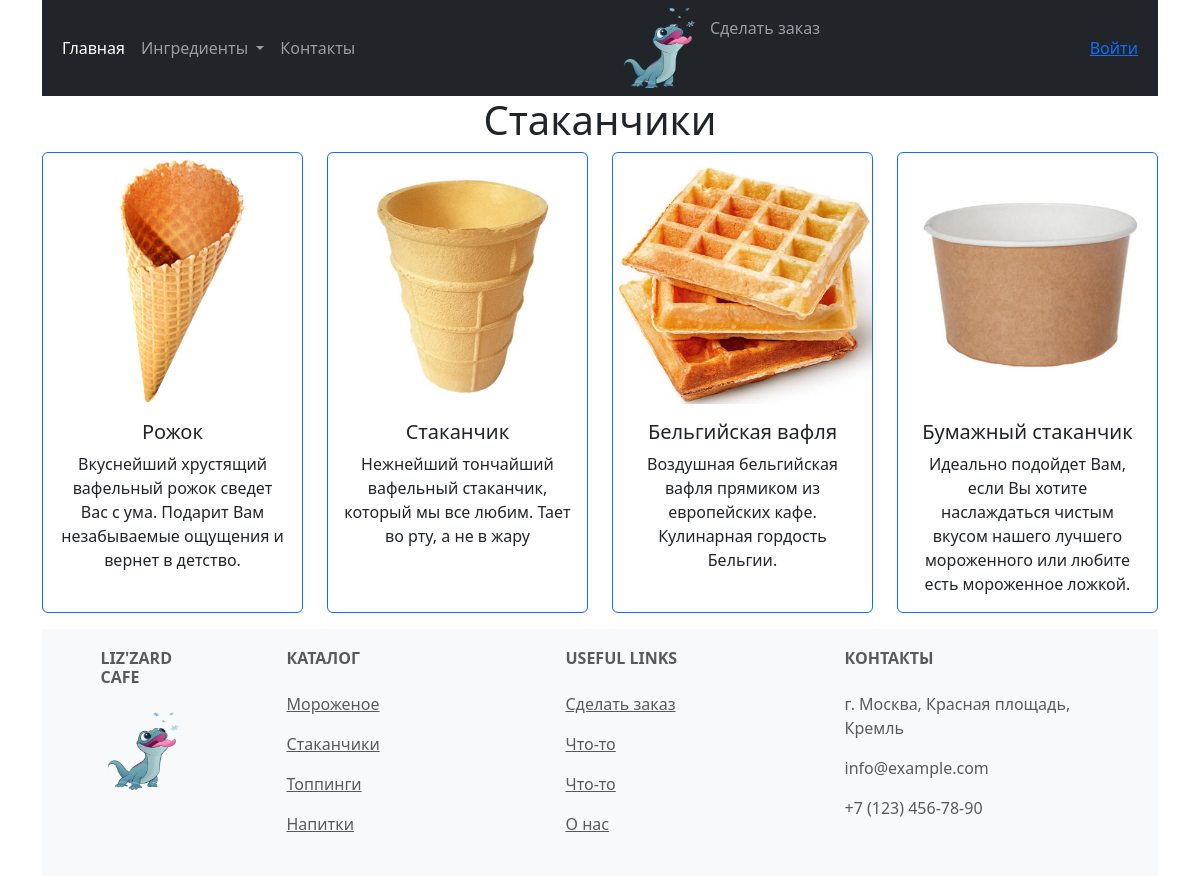
/containers/, run on an earlier commit of the app's database.
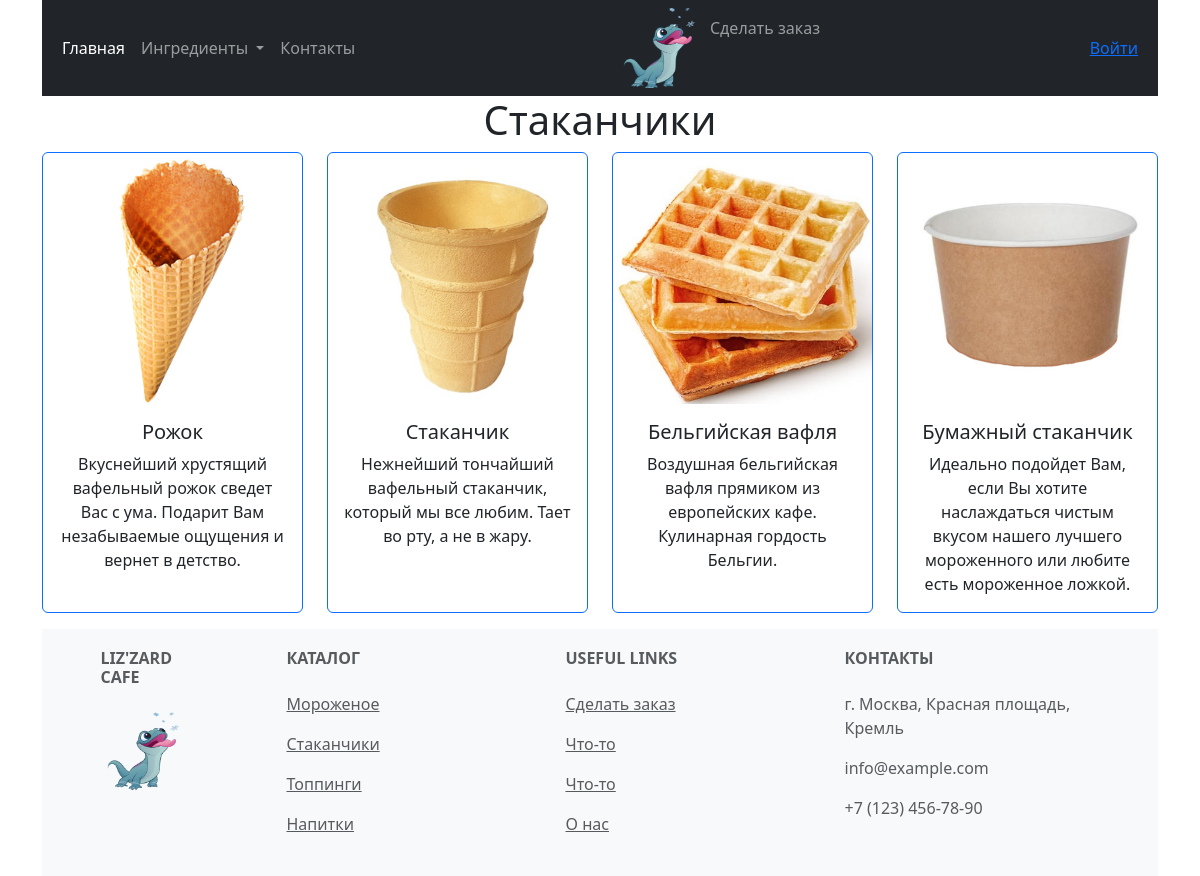
And on a later commit of the database.
### icecream_bar/models.py (models this page shows, shortened)
class Container(models.Model):
    name = models.CharField(max_length=100)
    description = models.TextField()
    image = models.ImageField(upload_to='Container/', blank=True)
    price = models.PositiveIntegerField()

### icecream_bar/views.py (the view)
# urls.py: path('containers/', views.ContainersListView.as_view(), name='containers'),
class ContainersListView(ListView):
    model = Container
    template_name = 'icecream_bar/containers_list.html'
    context_object_name = 'containers_list'

### icecream_bar/templates/icecream_bar/containers_list.html
{% extends 'base/base.html' %}
{% block content %}
    <div class="container text-center">
        <h1>Стаканчики</h1>
        <div class="row row-cols-1 row-cols-md-4 g-4">
            {% for container in containers_list %}
            <div class="col">
                <div class="card border-primary h-100 pt-1">
                  <img src="{{container.image.url}}" class="card-img-top" >
                  <div class="card-body">
                    <h5 class="card-title">{{ container.name }}</h5>
                    <p class="card-text">{{ container.description }}</p>
                  </div>
                </div>
            </div>
            {% empty %}
            <p>Нет стаканчиков.</p>
            {% endfor %}
        </div>
    </div>
{% endblock %}

What changed in the data, as far as the page shows it:
changed Container "Стаканчик": description "Нежнейший тончайший вафельный стаканчик, который мы все любим. Тает во рту, а не в жару" → "Нежнейший тончайший вафельный стаканчик, который мы все любим. Тает во рту, а не в жару."
